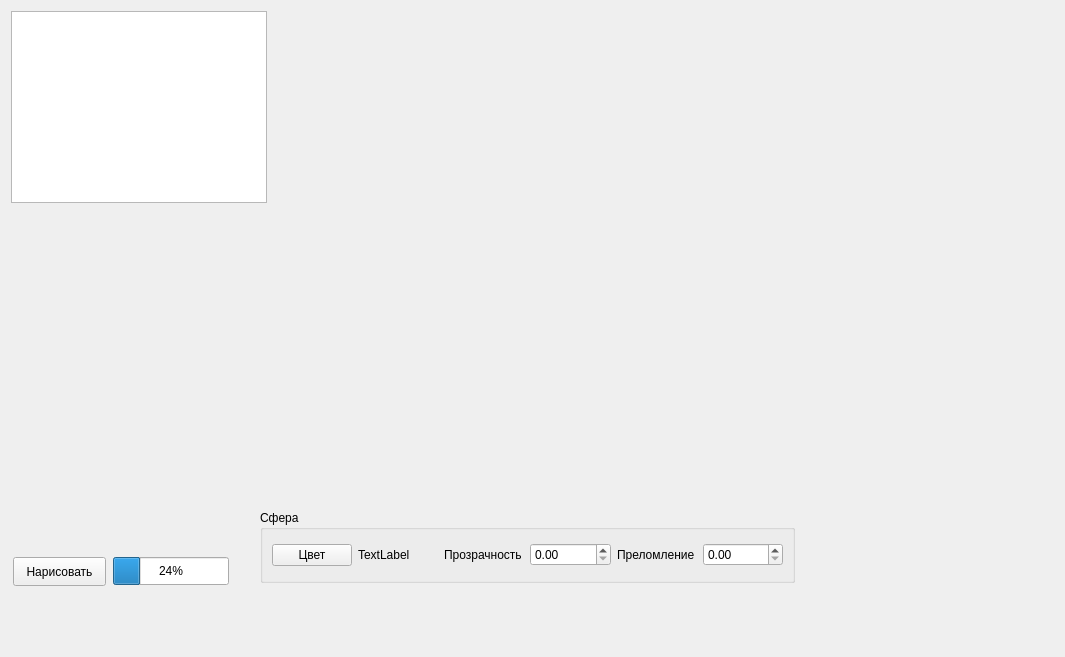
<?xml version="1.0" encoding="UTF-8"?>
<ui version="4.0">
 <class>MainWindow</class>
 <widget class="QMainWindow" name="MainWindow">
  <property name="geometry">
   <rect>
    <x>0</x>
    <y>0</y>
    <width>1065</width>
    <height>657</height>
   </rect>
  </property>
  <property name="windowTitle">
   <string>Трассировка лучей</string>
  </property>
  <widget class="QWidget" name="centralwidget">
   <widget class="QGraphicsView" name="graphicsView">
    <property name="geometry">
     <rect>
      <x>11</x>
      <y>11</y>
      <width>256</width>
      <height>192</height>
     </rect>
    </property>
   </widget>
   <widget class="QGroupBox" name="groupBox">
    <property name="geometry">
     <rect>
      <x>260</x>
      <y>510</y>
      <width>535</width>
      <height>73</height>
     </rect>
    </property>
    <property name="title">
     <string>Сфера</string>
    </property>
    <layout class="QHBoxLayout" name="horizontalLayout">
     <item>
      <widget class="QPushButton" name="pushButton_sph_color">
       <property name="text">
        <string>Цвет</string>
       </property>
      </widget>
     </item>
     <item>
      <widget class="QLabel" name="label_sph_color">
       <property name="text">
        <string>TextLabel</string>
       </property>
      </widget>
     </item>
     <item>
      <widget class="QLabel" name="label">
       <property name="text">
        <string>Прозрачность</string>
       </property>
      </widget>
     </item>
     <item>
      <widget class="QDoubleSpinBox" name="doubleSpinBox_transp"/>
     </item>
     <item>
      <widget class="QLabel" name="label_2">
       <property name="text">
        <string>Преломление</string>
       </property>
      </widget>
     </item>
     <item>
      <widget class="QDoubleSpinBox" name="doubleSpinBox_n"/>
     </item>
    </layout>
   </widget>
   <widget class="QProgressBar" name="progressBar">
    <property name="geometry">
     <rect>
      <x>113</x>
      <y>557</y>
      <width>116</width>
      <height>28</height>
     </rect>
    </property>
    <property name="value">
     <number>24</number>
    </property>
   </widget>
   <widget class="QPushButton" name="pushButton_draw">
    <property name="geometry">
     <rect>
      <x>13</x>
      <y>557</y>
      <width>93</width>
      <height>29</height>
     </rect>
    </property>
    <property name="text">
     <string>Нарисовать</string>
    </property>
   </widget>
  </widget>
  <widget class="QMenuBar" name="menubar">
   <property name="geometry">
    <rect>
     <x>0</x>
     <y>0</y>
     <width>1065</width>
     <height>26</height>
    </rect>
   </property>
  </widget>
 </widget>
 <resources/>
 <connections/>
</ui>
